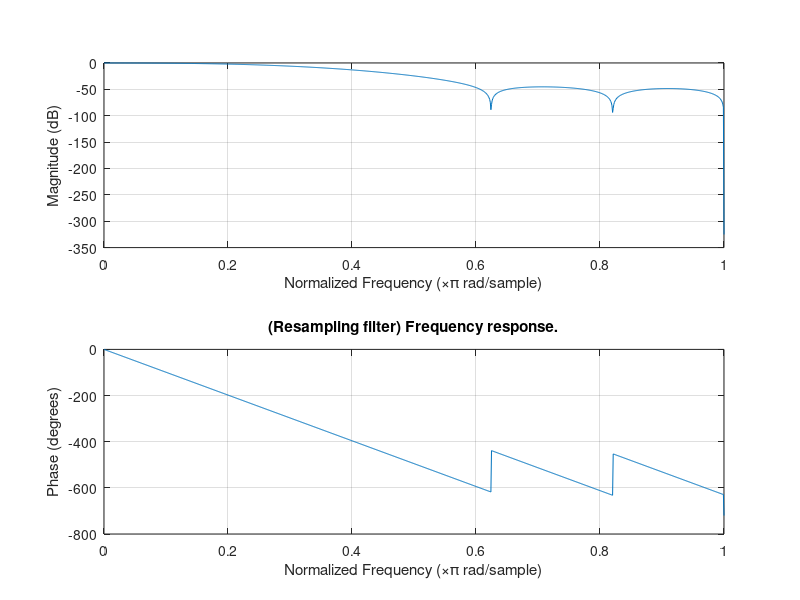

Reproduce this figure in MATLAB. (Note: this script raises an error after producing the figure.)
%Downsample z-stack with an integer factor. The input is band-passed with a
%bandpass-filter
clc;
close all;
clear all;
Md = 3; %Downsampling factor in z
Mu = 2; %Upsampling factor in z. The combined factor between downsampling and upsampling will be a new resampling factor of Mu/Mz
L = 11; %Filter length
h = fir1(L,1/Md*0.9);
figure(1);freqz(h,1,1024);
title('(Downsampling filter) Frequency response.');


%Dimension of each image
curfolder = 'H:\Tan_QDIC_hela_40x\';
outdir = 'H:\Tan_QDIC_hela_40x_dec\'; %Decimated folder
if (~exist(outdir))
    mkdir(outdir);
end
ff=[26];
tt=21:22;
chh=0;
ii=0;
cc=0;
rr=0;
zz = 1:401;
mm=0:3;
fname =@(odir,f,t,i,ch,c,r,z,m) sprintf('%s\\f%d_t%d_i%d_ch%d_c%d_r%d_z%d_m%d.tif',odir,f,t,i,ch,c,r,z,m);
fname2 =@(odir,f,t,i,ch,c,r,z,str) sprintf('%s\\f%d_t%d_i%d_ch%d_c%d_r%d_z%d_%s.tif',odir,f,t,i,ch,c,r,z,str);




% % %Now, go downsampling the data
% p=gcp;
% delete(p);
% p=parpool(2);


hr = fir1(L,1/max(Mu,Md)*0.9);
figure(1);freqz(hr,1,1024);
title('(Resampling filter) Frequency response.');
disp(['Downsampling: ' num2str(Md) 'x, upsampling: ' num2str(Mu) 'x...']);
    
%Polyphase filtering, make sure the length of the polyphase filter is  
h_L = length(hr(:));
h_L1 = ceil(h_L/lcm(Md,Mu))*lcm(Md,Mu); %Make sure the length of the filter is a multiple of Mu and Md. This will make the indexing less...crazy.
%Zeropad the data with 0 to make the filter polyphase
h_poly = [hr(:);zeros(h_L1-h_L,1)];
%Select polyphase filter
h_poly_length = h_L1/Md; %Length of each polyphase filter

    
newdatalength = ceil(length(zz)*Mu/Md)*Md;%Make sure the new size is is 
disp(['Original data length: ' num2str(length(zz)) ', new length after upsampling: ' num2str(newdatalength)]);
frametype = 'mqdic';%'raw' or 'qdic'
for f=ff
    for t=tt
        for i=ii
            for ch=chh
                for c=cc
                    for r=rr
                        if (strcmp(frametype,'raw')==1)
                            %Get dimension of the first image
                            tempim = imread(fname(curfolder,ff(1),tt(1),ii(1),chh(1),cc(1),rr(1),zz(1),mm(1)));
                            nrows = size(tempim,1);
                            ncols = size(tempim,2);
                            for m=mm
                                    input_buffer = zeros(nrows,ncols,size(h_poly,1));%Buffer the input
                                    outputidx = 1;
                                    lastidx_non_upsampled = 0; %This is the indices of the original dataset that was added and not upsampled
                                    lastposition_non_upsampled = 0; %Position of the last non-upsampled data

                                    for sampleidx = 1:Md:newdatalength
                                        disp(['Processing at: ' num2str(outputidx) '/' num2str(newdatalength/Md) ', t: ' num2srt(t) ' frameidx: ' num2str(m)]);
                                        lastidx = sampleidx; %These are the indices in the upsampled dataset
                                        firstidx = lastidx - Md +1;
                                        if (lastidx ==1)
                                            curim = cast(imread(fname(curfolder,f,t,i,ch,c,r,zz(lastidx),m)),'single');
                                            input_buffer(:,:,1) = curim;
                                            lastidx_non_upsampled = 1; %Only the first sample added
                                            lastposition_non_upsampled = 1; %It is at position 1
                                        else
                                            input_buffer = circshift(input_buffer,Md,3);
                                            lastposition_non_upsampled = lastposition_non_upsampled+Md; %Update the location of the last sample

                                            while (lastposition_non_upsampled>Mu)
                                               lastidx_non_upsampled = lastidx_non_upsampled+1;
                                               curim = cast(imread(fname(curfolder,f,t,i,ch,c,r,zz(lastidx_non_upsampled),m)),'single'); %Read next image in
                                               lastposition_non_upsampled = lastposition_non_upsampled-Mu; %Calculate its new position
                                               input_buffer(:,:,lastposition_non_upsampled)=curim;
                                            end

                                        end
                                        outputim = cast(sum(input_buffer.*repmat(reshape(h_poly,[1 1 length(h_poly(:))]),...
                                                        [size(input_buffer,1),size(input_buffer,2),1]),3),'uint16');

                                        if ((sampleidx>=(h_L1))&(sampleidx<(newdatalength-h_L1)))
                                            outname = fname(outdir,f,t,i,ch,c,r,outputidx,m);
                                            writeTIFF(outputim,outname,'uint16');
                                        end
                                        outputidx = outputidx+1;
                                    end
                            end
                        else
                                    %Get dimension of the first image
                                    tempim = imread(fname2(curfolder,ff(1),tt(1),ii(1),chh(1),cc(1),rr(1),zz(1),'mqdic'));
                                    nrows = size(tempim,1);
                                    ncols = size(tempim,2);
                                    input_buffer = zeros(nrows,ncols,size(h_poly,1));%Buffer the input
                                    outputidx = 1;
                                    lastidx_non_upsampled = 0; %This is the indices of the original dataset that was added and not upsampled
                                    lastposition_non_upsampled = 0; %Position of the last non-upsampled data

                                    for sampleidx = 1:Md:newdatalength
                                        disp(['Processing at: ' num2str(outputidx) '/' num2str(newdatalength/Md)]);
                                        lastidx = sampleidx; %These are the indices in the upsampled dataset
                                        firstidx = lastidx - Md +1;
                                        if (lastidx ==1)
                                            curim = cast(imread(fname2(curfolder,f,t,i,ch,c,r,zz(lastidx),'mqdic')),'single');
                                            input_buffer(:,:,1) = curim;
                                            lastidx_non_upsampled = 1; %Only the first sample added
                                            lastposition_non_upsampled = 1; %It is at position 1
                                        else
                                            input_buffer = circshift(input_buffer,Md,3);
                                            lastposition_non_upsampled = lastposition_non_upsampled+Md; %Update the location of the last sample

                                            while (lastposition_non_upsampled>Mu)
                                               lastidx_non_upsampled = lastidx_non_upsampled+1;
                                               curim = cast(imread(fname2(curfolder,f,t,i,ch,c,r,zz(lastidx_non_upsampled),'mqdic')),'single'); %Read next image in
                                               lastposition_non_upsampled = lastposition_non_upsampled-Mu; %Calculate its new position
                                               input_buffer(:,:,lastposition_non_upsampled)=curim;
                                            end

                                        end
                                        outputim = cast(sum(input_buffer.*repmat(reshape(h_poly,[1 1 length(h_poly(:))]),...
                                                        [size(input_buffer,1),size(input_buffer,2),1]),3),'double');

                                        if ((sampleidx>=(h_L1))&(sampleidx<(newdatalength-h_L1)))
                                            outname = fname2(outdir,f,t,i,ch,c,r,outputidx,'mqdic');
                                            writeTIFF(outputim,outname);
                                        end
                                        outputidx = outputidx+1;
                                    end

                            
                            
                        end
                     end
                 end
             end
         end
    end
end



